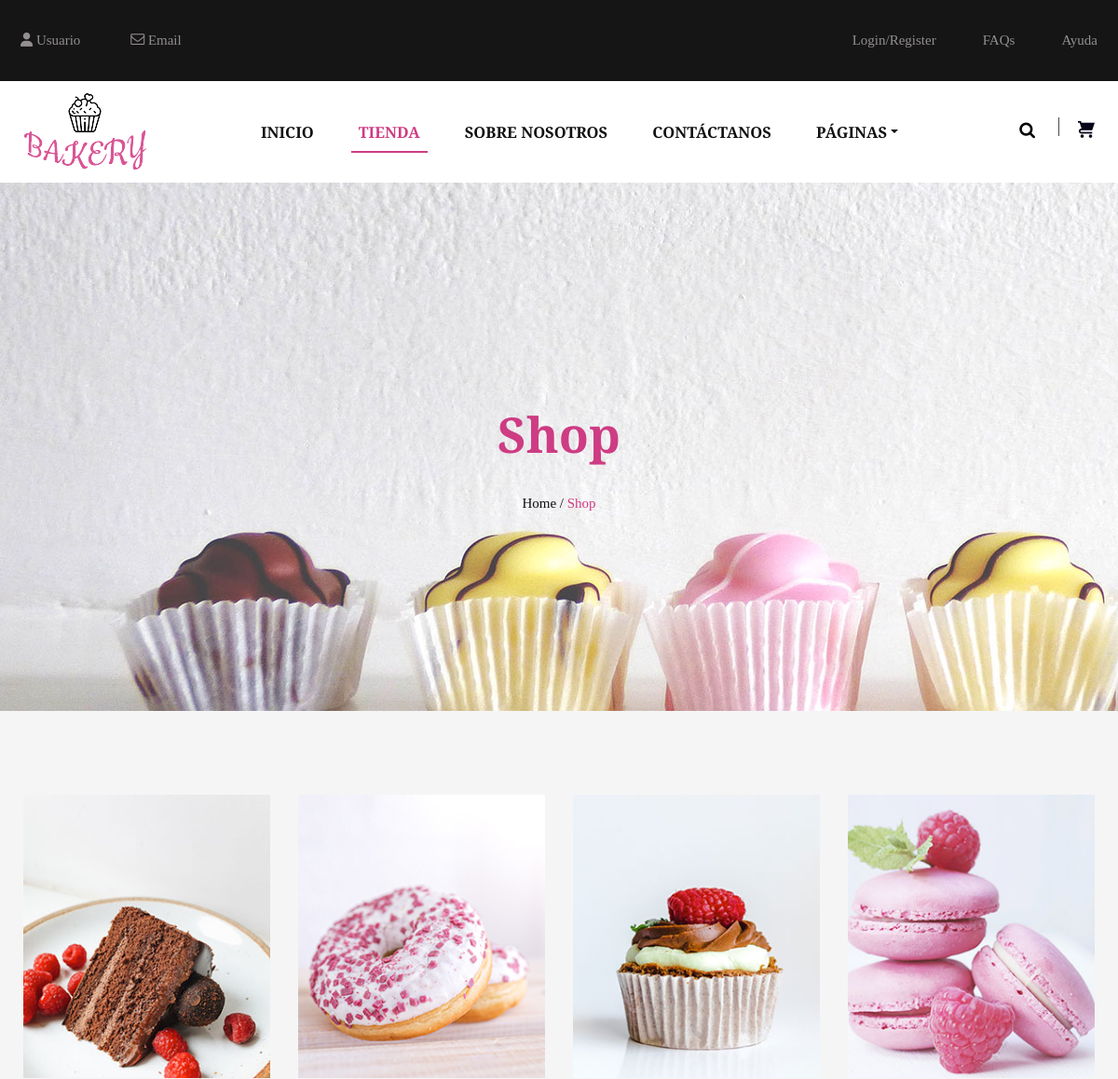
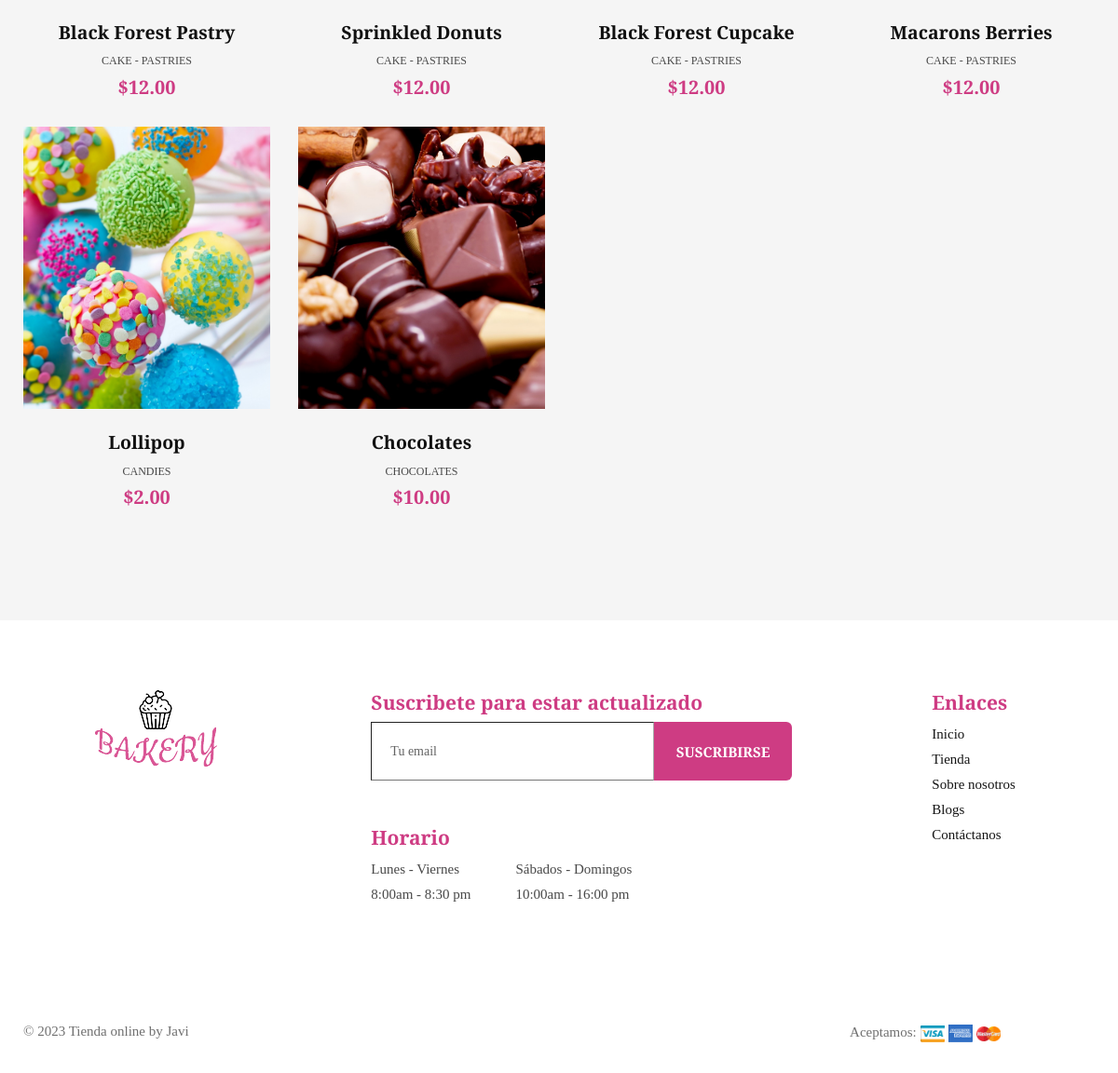
Page /views/shop.php on the committed database (2 pictures, top to bottom).
### tables this page shows
CREATE TABLE IF NOT EXISTS productos (
    id_product INT(11)  AUTO_INCREMENT PRIMARY KEY,
    name VARCHAR(30) NOT NULL,
    price DEC(5, 2) NOT NULL,    
    description VARCHAR(255) NOT NULL,
    image VARCHAR(255) NOT NULL
);

### views/shop.php (the view, shortened to what this page needs)
<?php include "./parts/header-views.php";?>
	<header id="header">
		<div class="container">
			<div class="row">
			<nav class="navbar navbar-expand-lg col-md-12">
				<div class="navbar-brand">
					<a href="../index.php">
						<img src="../images/img-template/main-logo.png" alt="logo">
					</a>
				</div>
				<div class="navbar-collapse collapse" id="slide-navbar-collapse">
					<ul class="navbar-nav list-inline text-uppercase">
						<li class="nav-item text-hover"><a href="../index.php" class="nav-link" data-effect="Home">Inicio</a></li>
						<li class="nav-item text-hover active"><a href="./shop.php" class="nav-link" data-effect="Shop">Tienda</a></li>
						<li class="nav-item text-hover"><a href="./about.php" class="nav-link" data-effect="About Us">Sobre nosotros</a></li>
						<li class="nav-item text-hover"><a href="./contact.php" class="nav-link" data-effect="Contact">Contáctanos</a></li>
						<li class="nav-item dropdown">
							<a href="#" data-bs-toggle="dropdown" aria-expanded="false" class="nav-link dropdown-toggle">Páginas</a>
						</li>
					</ul>
				</div>
				<div class="action-menu">
					<div class="searchbar">
						<a href="#" class="search-button search-toggle" data-selector=".navbar">
							<i class="icon icon-search"></i>
						</a>
					</div>
					<div class="shopping-cart">
						<a href="#" data-bs-toggle="offcanvas" data-bs-target="#offcanvasRight">
							<i class="icon icon-shopping-cart"></i>
						</a>
					</div>
				</div>
			</nav>
			</div>
		</div>
	</header>
<div class="site-banner">
	<div class="banner-content">
		<div class="container">
			<div class="row">
				<div class="col-md-12">
					<div class="colored">
						<h1>Shop</h1>
						<div class="breadcum-items">
							<span class="item"><a href="../index.php">Home /</a></span>
							<span class="item colored">Shop</span>
						</div>
					</div>
				</div>
			</div>
		</div>
	</div>
</div>
<section class="our-team bg-sand padding-large">
	<div class="container">
		<div class="row">
			<?php
				$config = include "../config/config.php";
				try {
					$dsn = 'mysql:host='.$config['db']['host'].';dbname='.$config['db']['name'];
					$conexion = new PDO($dsn, $config['db']['user'], $config['db']['pass'], $config['db']['options']);
					$consultaSQL = "SELECT id_product, name, price, description, image FROM productos";
					$sentencia = $conexion->prepare($consultaSQL);
					$sentencia->execute();
					$productos = $sentencia->fetchAll();
					foreach ($productos as $data) {
						echo "<div class='product-item col-md-3 pb-4'>
								<a href='#' data-bs-toggle='modal' data-bs-target='#modal-producto-".$data[0]."' class='product-image'><img style='width:265px;height:303.8px;object-fit:cover;' src='".$data[4]."'></a>
								<div class='text-comtent text-center'>
									<h5 class='pt-4'><a href='#'>".$data[1]."</a></h5>
									<p>".$data[3]."</p>
									<span class='price colored'>$".$data[2]."</span>
								</div>
							</div>";
					}
				} catch (PDOException $error) {}
			?>
		</div>
	</div>
</section>
<?php include "./parts/footer-views.php";?>

### views/parts/header-views.php (shortened to what this page needs)
<!DOCTYPE html>
<html>
<head>
    <link rel="stylesheet" type="text/css" href="../fonts/icomoon/icomoon.css">
    <link rel="stylesheet" type="text/css" href="../css/slick.css" />
    <link rel="stylesheet" type="text/css" href="../css/slick-theme.css" />
    <link rel="stylesheet" type="text/css" href="../css/magnific-popup.css" />
    <link rel="stylesheet" type="text/css" href="../css/bootstrap.min.css" />
    <link rel="stylesheet" type="text/css" href="../css/style.css">
</head>
<body>
    <div id="main-wrapper" class="overflow-hidden">
        <div class="header-top-menu bg-black color-secondary">
            <div class="container">
                <div class="row">
                <div class="wrap flex-container padding-small">
					<?php
						if (isset($_SESSION["user"])) {
							echo "<div class='contact-block'>
								<span class='pr-50'><i class='fa-solid fa-user'></i> ".$_SESSION["user"]["nick"]."</span>
								<span class='color-secondary'><i class='icon icon-envelope-o'></i><a href='#'> ".$_SESSION["user"]["email"]."</a></span>
							</div>";
						} else {
							echo "<div class='contact-block'>
								<span class='pr-50'><i class='fa-solid fa-user'></i> Usuario</span>
								<span class='color-secondary'><i class='icon icon-envelope-o'></i><a href='#'> Email</a></span>
							</div>";
						}
					?>
                        <div class="header-top-right">
                            <ul class="list-unstyled d-flex color-secondary">
                            <?php if (isset($_SESSION["user"])) {
                                echo "<li class='pr-50'><a href='./views/../login-register.php?logout'>Desconectar</a></li>";
                            } else {
                                echo "<li class='pr-50'><a href='./views/../login-register.php'>Login/Register</a></li>";
                            }
                            ?>
                            <li class="pr-50"><a href="#">FAQs</a></li>
                            <li><a href="#">Ayuda</a></li>
                        </ul>
                    </div>
                </div>
                </div>
            </div>
        </div>

### views/parts/footer-views.php (shortened to what this page needs)
    <footer id="footer">
        <div class="container">
            <div class="row">
                <div class="wrap flex-container">
                <div class="col-md-3 footer-logo text-center mb-3">
                    <img src="../images/img-template/main-logo.png" class="mb-3">
                </div>
                <div class="col-md-5 mr-5 mb-3">
                    <div class="widget-newsletter mb-5">
                        <h4 class="widget-title">Suscribete para estar actualizado</h4>
                        <div class="newsletter-button d-flex">
                            <input type="text" name="Subscribe" placeholder="Tu email">
                            <button class="btn-hvr-effects">Suscribirse</button>
                        </div>
                    </div>
                    <div class="working-schedule">
                        <h4 class="widget-title">Horario</h4>
                        <div class="time-list d-flex">
                            <ul class="list-unstyled mr-5">
                                <li>Lunes - Viernes</li>
                                <li>8:00am - 8:30 pm</li>
                            </ul>
                            <ul class="list-unstyled">
                                <li>Sábados - Domingos</li>
                                <li>10:00am - 16:00 pm</li>
                            </ul>
                        </div>
                    </div>
                </div>
                <div class="col-md-2">
                    <div class="quick-links">
                        <h4 class="widget-title">Enlaces</h4>
                        <div class="footer-menu">
                            <ul class="list-unstyled">
                                <li><a href="../index.php">Inicio</a></li>
                                <li><a href="./shop.php">Tienda</a></li>
                                <li><a href="./about.php">Sobre nosotros</a></li>
                                <li><a href="./blog.php">Blogs</a></li>
                                <li><a href="./contact.php">Contáctanos</a></li>
                            </ul>
                        </div>
                    </div>
                </div>
                </div>
            </div>
        </div>
    </footer>
    <div class="footer-bottom">
        <div class="container">
            <div class="wrap flex-container padding-small">
                <div class="copyright">
                    <p class="mb-0">© 2023 Tienda online by Javi</p>
                </div>
                <div class="payment-card">
                    <span>Aceptamos:</span>
                    <img src="../images/img-template/visa.png" class="cardImg">
                    <img src="../images/img-template/american-express.png" class="cardImg">
                    <img src="../images/img-template/master-card.png" class="cardImg">
                </div>
            </div>
        </div>
    </div>
    </div>
</body>
</html>

### rows in the picture
productos: image (picture), name "Black Forest Pastry", description "CAKE - PASTRIES", price "12.00"
productos: image (picture), name "Sprinkled Donuts", description "CAKE - PASTRIES", price "12.00"
productos: image (picture), name "Black Forest Cupcake", description "CAKE - PASTRIES", price "12.00"
productos: image (picture), name "Macarons Berries", description "CAKE - PASTRIES", price "12.00"
productos: image (picture), name "Lollipop", description "CANDIES", price "2.00"
productos: image (picture), name "Chocolates", description "CHOCOLATES", price "10.00"
